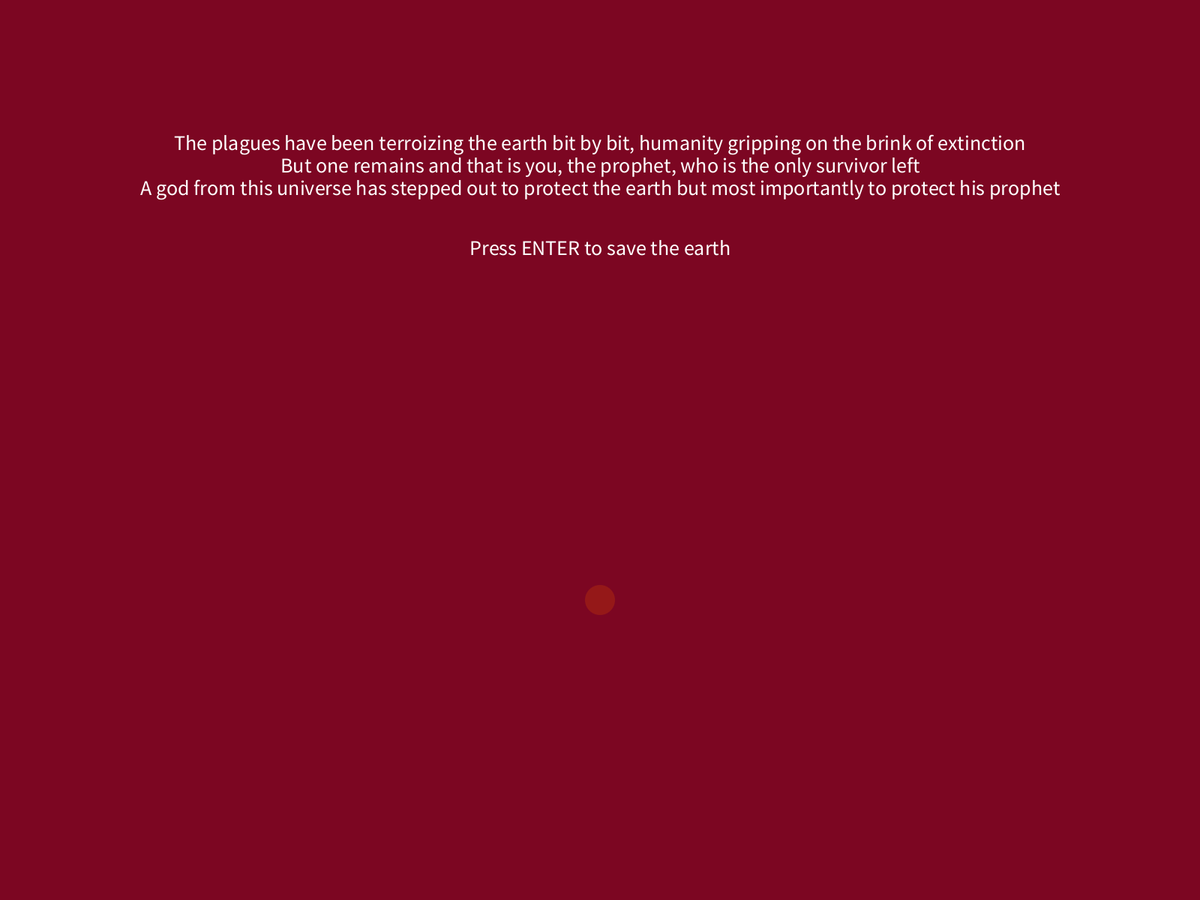
Frame 1 (no input)
Frame 60 (the mouse pressed at the canvas centre just before this capture): identical to frame 1, image omitted
Frame 120 (the mouse held since frame 60 and released just before this capture): identical to frame 1, image omitted

The Processing sketch that drew this single still picture (run headless with seeded random() and noise(); from frame 60 on, the mouse is pressed at the canvas centre):

// Processing sketch: Implementation
// ── Implementation.pde
int numBubbles = 5;// initial bubble count
final int BROKEN = -99; // code for "broken", may have other states later
final int MAXDIAMETER = 120; // maximum size of expanding bubble
int phase = 1;
boolean start = false;
int newSize = numBubbles;
int random = 0, movement = 0; //Each type of bubble will be randomly added to the field
int interval = 5;


ArrayList pieces; // all the playing pieces
Player prophet; //Secondary player


void setup() 
{
  pieces = new ArrayList(numBubbles);
  fullScreen();
  noStroke();
  smooth();
  prophet = new Player(width/2, 800, 40, #951818);
  for (int i = 0; i < numBubbles; i++)
  {
    random = int(random(4));
    pieces.add(new Bubble(random(width), random(300), 30, i, pieces, random));
  }
}

void keyPressed() {
  //Prophet movement

   if (key == 'd')
     prophet.playerX += prophet.vx;
   else if (key == 'a')
     prophet.playerX -= prophet.vx;
   else if (key == 'w')
     prophet.playerY -= prophet.vy;
   else if (key == 's')
     prophet.playerY += prophet.vy;
}

void mousePressed()
{
  if (start == true) { //Prevents making accidental attacks before the game actually starts
      // on click, create a new burst bubble at the mouse location and add it to the field
      Bubble b = new Bubble(mouseX,mouseY,2,numBubbles,pieces, 5);
      b.burst();
      pieces.add(b);
      numBubbles++;
  }
    
}
void draw() 
{
  background(#7C0622);
  textSize(28);
  fill(255,255,255);
  textAlign(CENTER);
  text("The plagues have been terroizing the earth bit by bit, humanity gripping on the brink of extinction", width/2, 200);
  text("But one remains and that is you, the prophet, who is the only survivor left", width/2, 230);
  text("A god from this universe has stepped out to protect the earth but most importantly to protect his prophet", width/2, 260);
  text("Press ENTER to save the earth", width/2, 340);
  prophet.drawPlayer();  
 
 if (keyCode == ENTER) {
   start = true;
 }
  
 if (start == true) {
    background(0);
    String text = "PHASE " + phase;
    textAlign(LEFT);
    textSize(32);
    fill(255,255,255);
    text(text, 0, 30);    
    
    prophet.drawPlayer();  
    for (int i = 0; i < numBubbles; i++) {
      Bubble b = (Bubble)pieces.get(i); // get the current piece
      if (b.diameter < 1) // if too small, remove
        {
    pieces.remove(i);
    numBubbles--;
    i--;
        }
      else
        {
    // check collisions, update state, and draw this piece
          if (b.broken == BROKEN)
          // only bother to check collisions with broken bubbles
         b.collide();
    b.update();
    b.display(); 
    prophet.playerDeath();
        }
    }
    
    
      if (numBubbles == 0 && phase <= 15) { //Once you destroy all the bubbles and you stop attacking afterwards
      phase++; //Advancing through next phase
      newSize = newSize + 3; //Increase next batch by 1
      pieces = new ArrayList(newSize);
      numBubbles = newSize;
      
      for (int i = 0; i < numBubbles; i++)
          {
            random = int(random(4));
            pieces.add(new Bubble(random(width), random(300), 30, i, pieces, random));
          }
      }
    
    else if (prophet.death) {
        background(0);
        textSize(40);
        textAlign(CENTER);
        fill(255,255,255);
        text("THE PROPHET HAS DIED! GAME OVER, NOW THE WORLD SHALL BE EXTINCT", width/2, height/2);
      }
     
     else if (phase == 16)
     {
   background(255,255,255);
   textSize(28);
   fill(0);
   textAlign(CENTER);
   text("You saved the world! Human race is saved and you, the prophet will be the next", width/2, 200);
   text("god for this world. A new history and beginning, humanity can be restored finally.", width/2, 230);
   text("Farewell, be the new god in this infinetely expanding universe and time. I wish you good luck.", width/2, 290);
 }
 }
}
/*-------------------------------------------------------------*/
// "Bubble" class: all playing pieces
class Bubble {
  float x, y; // coordinates
  float diameter; 
  float vx = 0; // x velocity
  float vy = 0; // y velocity
  int id;
  int broken = 0; // is it broken or not
  float growrate = 0;
  ArrayList others; // all the other bubbles
  // note, bubbles need to know where the others are to process collisions
  
  int states; 
  
 
  Bubble(float xin, float yin, float din, int idin, ArrayList oin,  int s) {
    x = xin;
    y = yin;
    diameter = din;
    growrate = 0;
    id = idin;
    vx = random(0,100)/50. - 1.;
    vy = random(0,100)/50. - 1.;
    states = s;
    
    others = oin;
  } 
  void burst()
  {
    if (this.broken != BROKEN) // only burst once
      {
  this.broken = BROKEN;
  this.growrate = 2; // start it expanding
      }
  }
  
  void collide() {
    Bubble b;
    
    // check collisions with all bubbles
    for (int i = 0; i < numBubbles; i++) {
     
      b = (Bubble)others.get(i);
      
      float dx = b.x - x;
      float dy = b.y - y;
      float distance = sqrt(dx*dx + dy*dy);
      float minDist = b.diameter/2 + diameter/2;
      if (distance < minDist) { // collision has happened
  if ((this.broken == BROKEN) || (b.broken == BROKEN))
    {
      // broken bubbles cause others to break also
      
      b.burst();
    }
      }
    }   
  }
  
  void update() {
    if (this.broken == BROKEN)
      {
  this.diameter += this.growrate;
  if (this.diameter > MAXDIAMETER) // reached max size
    this.growrate = -0.75; // start shrinking
      }
    else
      {
        
      int timer = interval - int(millis()/1000);
  if (states == 0) {
      x += 2*vx;
      y += 2*vy;
    }
    
    else if (states == 1) {
      x += vx;
      y -= 8*vy;
    }
    
    else if (states == 2) {
       x += 10*vx;
       y -= 2*vy;
    }
    
   else if (states == 3) {
       if (timer < 0) {
         movement = int(random(3));
         interval += 5;
       }
       
           
         if (movement == 0) {
            x -= 4*vx;
            y -= 4*vy;
          }
          
          else if (movement == 1) {
            x += 3*vx;
            y += 3*vy;
          }
          
          else if (movement == 2) 
             x += 8*vx;
      }

  
  // the rest: reflect off the sides and top and bottom of the screen
  if (x + diameter/2 > width) {
    x = width - diameter/2;
    vx *= -1; 
  }
  else if (x - diameter/2 < 0) {
    x = diameter/2;
    vx *= -1;
  }
  if (y + diameter/2 > height) {
    y = height - diameter/2;
    vy *= -1; 
  } 
  else if (y - diameter/2 < 0) {
    y = diameter/2;
    vy *= -1;
  }
      }
  }
  
  void display() {
    // how to draw a bubble: set to white with some transparency, draw a circle
    if (states == 0) {
      fill(#B4238B); 
      ellipse(x, y, diameter, diameter);
    }
    
    else if (states == 1) {
      fill(#5C10C9); 
      ellipse(x, y, diameter, diameter);
    }
    
    else if (states == 2) {
      fill(#861498); 
      ellipse(x, y, diameter, diameter);
    }
    
    else if (states == 3) {
      fill(#0CB4C9);
      ellipse(x, y, diameter, diameter);
    }
    
    else {
      fill(255, 204); 
      ellipse(x, y, diameter, diameter);
    }
  }
}

class Player {
  float playerX, playerY;
  float diameter;
  color body;
  boolean death;
  float vx;
  float vy;
  
  public Player(float x, float y, float d, color s) {
    playerX = x;
    playerY = y;
    diameter = d;
    body = s; 
    death = false;
    vx = 5;
    vy = 5;
  }
  
  void drawPlayer() {
    fill(body);
    ellipse(playerX, playerY, diameter, diameter);
  }
  
  void playerDeath() {
      Bubble b;
      for (int i = 0; i < numBubbles; i++) {
      
        b = (Bubble)pieces.get(i);
        float dx = b.x - this.playerX;
        float dy = b.y - this.playerY;
        float distance = sqrt(dx*dx + dy*dy);
        float minDist = b.diameter/2 + this.diameter/2;
        
        if (distance < minDist) 
          death = true;
      }
  }
}
